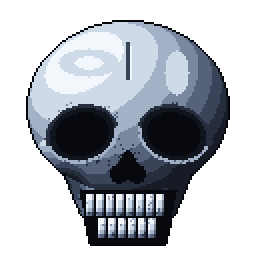
#> input picture art/293/hpbar-skull/skull_1x.png, 128 x 128 px (shown 2 times larger); its folder holds only this picture in this run
$ python clean.py ../../293/hpbar-skull ../../293/hpbar-skull/skull_1x.png 5
#> lines starting #> are read from the running program, lines starting #| are printed output that depends on the picture; after the words box and inside, x2 and y2 are one past the last pixel; in counts of white or black regions, pixels touching at a corner belong together
"""下絵の 掃除: 透明の 背景・きっちり 64x64・色を へらす・外の ふち 1px。
使い方: python3 art/ICON-64/pixellab/clean.py <入力 dir> <出力 dir> [色の 数=16]"""
import os, sys
from PIL import Image
N, OUTLINE = 64, (0x2A, 0x1E, 0x14, 255)

def clean(img, colors=16):
#> called with colors = 5
    img = img.convert('RGBA')
#> img is the input picture: PIL image 128x128 RGBA; mean R, G, B, A 54.9, 58.9, 65.4, 129.7
    if img.size != (N, N):  # 中身の 箱を 切って 余白 2px で 64 に（ニアレスト）
        bb = img.getbbox() or (0, 0, *img.size); img = img.crop(bb)
#> after `bb = img.getbbox() or (0, 0, *img.size)`: bb = (13, 10, 115, 123)
#> after `img = img.crop(bb)`:
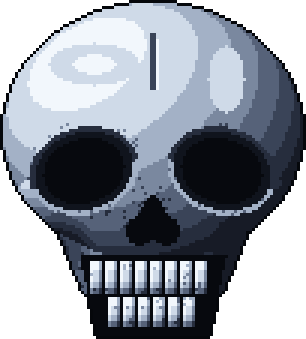
#> img: PIL image 102x113 RGBA (shown 3 times larger); mean R, G, B, A 78, 83.7, 93, 184.3; transparent parts drawn white
        s = (N - 4) / max(img.size); img = img.resize((max(1, round(img.width * s)), max(1, round(img.height * s))), Image.NEAREST)
#> after `s = (N - 4) / max(img.size)`: s = 0.531
#> after `img = img.resize((max(1, round(img.width * s)), max(1, round(img.heigh`:
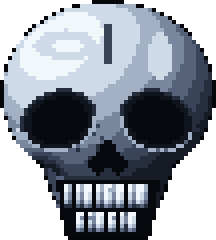
#> img: PIL image 54x60 RGBA (shown 4 times larger); mean R, G, B, A 77.1, 82.8, 92, 183.7; transparent parts drawn white
        c = Image.new('RGBA', (N, N)); c.alpha_composite(img, ((N - img.width) // 2, (N - img.height) // 2)); img = c
#> after `c = Image.new('RGBA', (N, N))`: c: PIL image 64x64 RGBA; every value is 0
#> after `c.alpha_composite(img, ((N - img.width) // 2, (N - img.height) // 2))`:
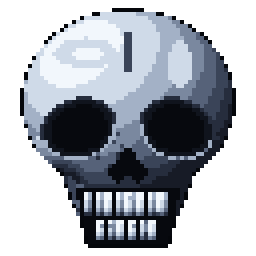
#> c: PIL image 64x64 RGBA (shown 4 times larger); mean R, G, B, A 61, 65.5, 72.8, 145.3; transparent parts drawn white
    a = img.getchannel('A').point(lambda v: 255 if v >= 128 else 0)  # 半透明を なくす
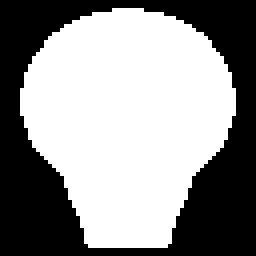
#> a: PIL image 64x64 L (shown 4 times larger); 57% white; 1 black region, box (x1, y1, x2, y2) and area: (0, 0, 64, 64) 1762
    rgb = img.convert('RGB').quantize(colors, method=Image.Quantize.MEDIANCUT, dither=Image.Dither.NONE).convert('RGBA')
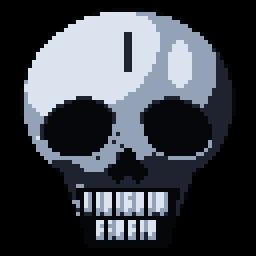
#> rgb: PIL image 64x64 RGBA (shown 4 times larger); mean R, G, B, A 61.7, 66, 72.7, 255
    rgb.putalpha(a); out = rgb.copy()
#> after `rgb.putalpha(a)`:
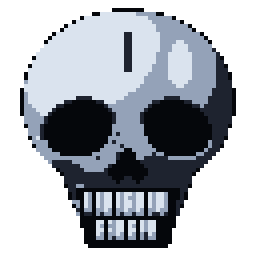
#> rgb: PIL image 64x64 RGBA (shown 4 times larger); mean R, G, B, A 61.7, 66, 72.7, 145.3; transparent parts drawn white
    for y in range(N):
        for x in range(N):
            if a.getpixel((x, y)): continue
            if any(0 <= x + dx < N and 0 <= y + dy < N and a.getpixel((x + dx, y + dy)) for dx in (-1, 0, 1) for dy in (-1, 0, 1)):
                out.putpixel((x, y), OUTLINE)
            else: out.putpixel((x, y), (0, 0, 0, 0))
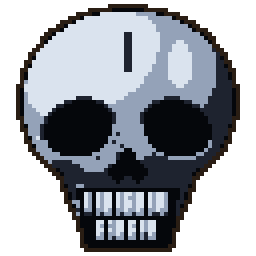
#> out: PIL image 64x64 RGBA (shown 4 times larger); mean R, G, B, A 64.1, 67.7, 73.8, 159.7; transparent parts drawn white
    return out

if __name__ == '__main__':
    src, dst = sys.argv[1], sys.argv[2]; k = int(sys.argv[3]) if len(sys.argv) > 3 else 16
    os.makedirs(dst, exist_ok=True)
    for f in sorted(os.listdir(src)):
        if f.endswith('.png'): clean(Image.open(os.path.join(src, f)), k).save(os.path.join(dst, f)); print(f)
